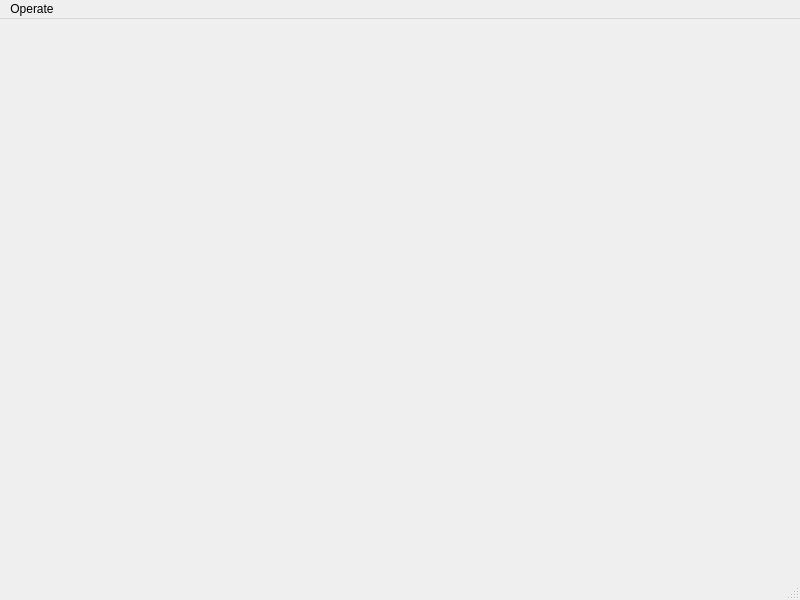
<?xml version="1.0" encoding="UTF-8"?>
<ui version="4.0">
 <class>batch2plot</class>
 <widget class="QMainWindow" name="batch2plot">
  <property name="geometry">
   <rect>
    <x>0</x>
    <y>0</y>
    <width>800</width>
    <height>600</height>
   </rect>
  </property>
  <property name="windowTitle">
   <string>MainWindow</string>
  </property>
  <widget class="QWidget" name="centralwidget"/>
  <widget class="QMenuBar" name="menubar">
   <property name="geometry">
    <rect>
     <x>0</x>
     <y>0</y>
     <width>800</width>
     <height>26</height>
    </rect>
   </property>
   <widget class="QMenu" name="menuOperate">
    <property name="title">
     <string>Operate</string>
    </property>
    <addaction name="actionSave_as_PNG_image"/>
    <addaction name="actionStartup"/>
    <addaction name="actionExit"/>
   </widget>
   <addaction name="menuOperate"/>
  </widget>
  <widget class="QStatusBar" name="statusbar"/>
  <action name="actionSave_as_PNG_image">
   <property name="text">
    <string>Save as PNG image</string>
   </property>
  </action>
  <action name="actionStartup">
   <property name="text">
    <string>Startup</string>
   </property>
  </action>
  <action name="actionExit">
   <property name="text">
    <string>Exit</string>
   </property>
  </action>
 </widget>
 <resources/>
 <connections/>
</ui>
